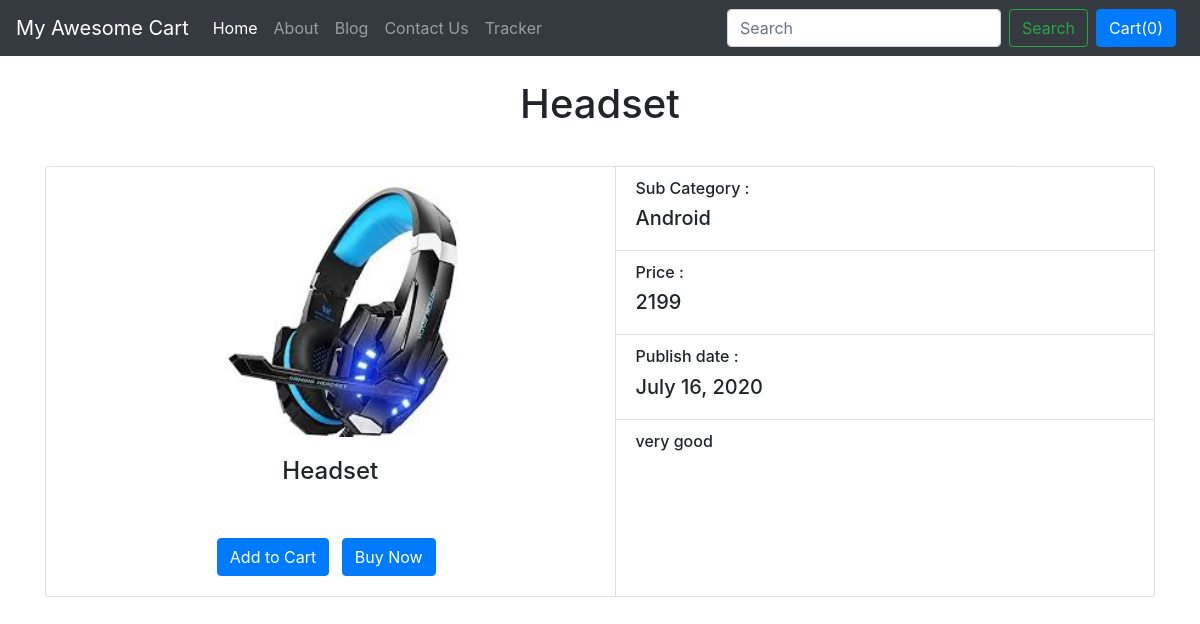
/shop/products/14, run on the app's committed database.
### shop/models.py (models this page shows, shortened)
class Product(models.Model):
    product_id=models.AutoField
    product_name=models.CharField(max_length=30, default="")
    category=models.CharField(max_length=50, default="")
    subcategory=models.CharField(max_length=50, default="")
    desc=models.CharField(max_length=300, default="")
    price=models.IntegerField(default=0)
    pub_date =models.DateField()
    image=models.ImageField(upload_to="shop/images", default="")

### shop/views.py (the view)
# urls.py: path('products/<int:myid>',views.prodview, name="shopprodview"),
def prodview(request,myid):
    product = Product.objects.filter(id=myid)
    param={'product':product}
    return render(request, 'shop/prodview.html',param)

### shop/templates/shop/prodview.html (shortened to what this page needs)
{% extends 'shop/basic.html' %}
{% block body%}
<br>
<div class="container">
    <h1>{{product.0.product_name}}</h1>
    <div class="card-group">
        <div class="card col sm-4 m" style="width: 18rem;">
          <img src="/media/{{product.0.image}}" class="card-img-top" alt="...">
          <div class="card-body">
            <h4 class="card-title">{{product.0.product_name}}</h4>
          </div>
          <div class="card-body">
            <button id="pr{{product.0.id}}" class="btn btn-primary cart">Add to Cart</button>
            <a href="/shop/" class="btn btn-primary mx-2 my-0" role="button">Buy Now</a>
          </div>
        </div>
        <div class="card" style="width: 18rem;">
          <ul class="list-group list-group-flush">
              <li class="list-group-item"><h6>Sub Category :</h6><h5>{{product.0.subcategory}}</h5></li>
              <li class="list-group-item"><h6>Price :</h6><h5>{{product.0.price}}</h5></li>
              <li class="list-group-item"><h6>Publish date :</h6><h5>{{product.0.pub_date}}</h5></li>
              <li class="list-group-item"><h6>{{product.0.desc}}</h6></li>
          </ul>
        </div>
    </div>
</div>
{% endblock %}

### data on the page
Product: product_name "Headset", image (picture), subcategory "Android", price "2199", pub_date "July 16, 2020", desc "very good"
